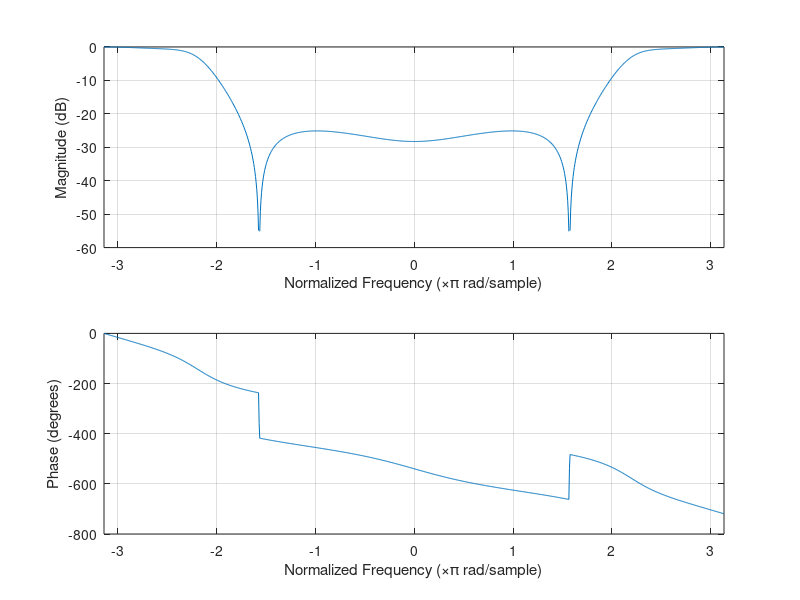
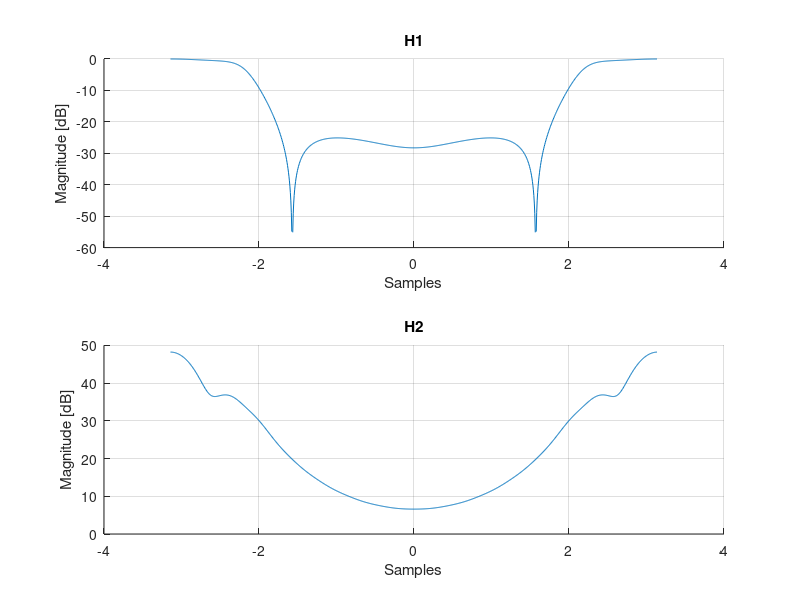

Reproduce these figures in MATLAB, in order.
clear
close all
clc 

pkg load signal;

a = [1, -1.2676, 0.9, -0.2248];
b = [0.0691, 0.1346, 0.0691, 0.1346];
x = [1:16]

% e)
[h,w] = freqz(b, a, 1024, 'whole');
w = w - pi;
freqz_plot(w,h, true);

% f)
h2 = filter(b,a,x);
[h2,w2] = freqz(h2, a, 1024, 'whole');
w2 = w2-pi;

figure(2);
subplot(211); hold on; grid on;
plot(w,20*log10(abs(h)));
title('H1');
ylabel('Magnitude [dB]');
xlabel('Samples');

subplot(212); hold on; grid on;
plot(w2, 20*log10(abs(h2)));
title('H2');
ylabel('Magnitude [dB]');
xlabel('Samples');